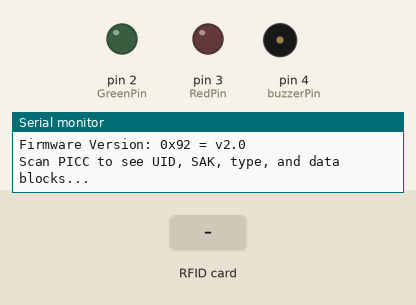
Simulated run of this sketch. Board: Arduino Uno, built with avr-gcc and run on an emulated ATmega328P. Shown: output pins drawn as LEDs (lit = HIGH), buzzer (waves = sounding), the last lines printed to the serial monitor. Inputs (shaded band) come from the test bench. EEPROM starts erased; the modem accepts every AT command (registered, SIM ready, sends succeed) and sends nothing else; pins used as bus, display or sensor lines are not drawn.

Above: at 1.3 s.
1.4 s: RFID card 13 4C 10 F5 held to the reader
At 1.82 s:
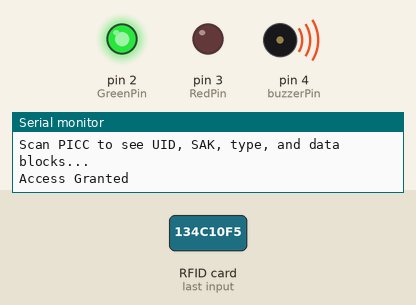
At 2.9 s:
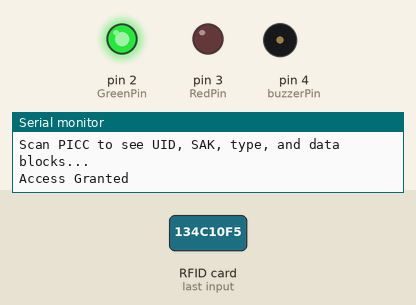
4.5 s: RFID card 5E 7A 19 C4 held to the reader
At 7.6 s:
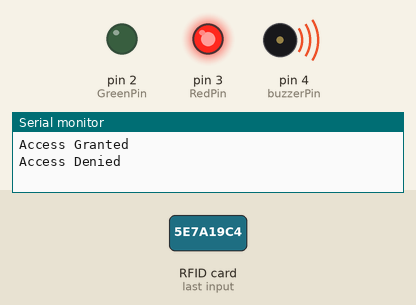
Timing chart, 0 to 9.4 s (numbered marks = the images above; inputs shaded):
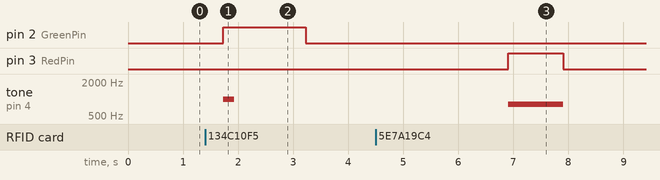

The sketch:

old_all_crt.ino
```cpp
#include <SPI.h>
#include <MFRC522.h>
#include <SoftwareSerial.h>
#include <EEPROM.h>

#define RST_PIN         9
#define SS_PIN          10

MFRC522 mfrc522(SS_PIN, RST_PIN);
byte accessUID[4] = {0x13, 0x4C, 0x10, 0xF5};
int GreenPin = 2;
int RedPin = 3;
int buzzerPin = 4;
int accessLimit = 2;  // Number of accesses allowed per day

SoftwareSerial mySerial(9, 10);  // RX, TX for GSM module

unsigned long lastAccessMillis = 0;
const long dayInterval = 86400000;  // One day in milliseconds

void setup() {
  pinMode(GreenPin, OUTPUT);
  pinMode(RedPin, OUTPUT);
  pinMode(buzzerPin, OUTPUT);
  digitalWrite(RedPin, LOW);
  digitalWrite(GreenPin, LOW);
  Serial.begin(9600);
  while (!Serial);

  SPI.begin();
  mfrc522.PCD_Init();
  delay(4);
  mfrc522.PCD_DumpVersionToSerial();
  Serial.println(F("Scan PICC to see UID, SAK, type, and data blocks..."));

  mySerial.begin(9600);
  delay(100);

  // Initialize EEPROM
  if (EEPROM.read(0) == 255) {
    EEPROM.write(0, 0);  // Initialize access count to 0
  }

  // Ensure LEDs are initially off
  digitalWrite(GreenPin, LOW);
  digitalWrite(RedPin, LOW);
}

void sendSMS(String message) {
  mySerial.println("AT+CMGF=1");
  delay(1000);
  mySerial.println("AT+CMGS=\"+919688113385\"\r");
  delay(1000);
  mySerial.println(message);
  delay(100);
  mySerial.println((char)26);
  delay(1000);
}

void updateAccessCount() {
  int accessCount = EEPROM.read(0);  // Read access count from EEPROM

  // Check if a new day has started
  if (millis() - lastAccessMillis >= dayInterval) {
    accessCount = 0;  // Reset the access count for the new day
    lastAccessMillis = millis();  // Update lastAccessMillis
  }

  accessCount++;  // Increment the access count

  EEPROM.write(0, accessCount);  // Write the updated access count to EEPROM
}

bool isCardValid() {
  int accessCount = EEPROM.read(0);  // Read access count from EEPROM
  return accessCount < accessLimit;
}

void accessGrantedAction() {
  Serial.println("Access Granted");

  if (isCardValid()) {
    updateAccessCount();  // Update the access count in EEPROM
    digitalWrite(GreenPin, HIGH);
    tone(buzzerPin, 1000, 200);
    delay(1500);
    digitalWrite(GreenPin, LOW);
    noTone(buzzerPin);

   // Serial.println("Sending SMS - Access Granted");

    // Send SMS for Access Granted
    sendSMS("Name:Sowmiya \n Access:Granted \n ");
  } else {
    Serial.println("Card limit exceeded - Access Denied");
    accessDeniedAction();  // Implement access denied action
  }

  // Ensure LEDs are turned off after actions are completed
  digitalWrite(GreenPin, LOW);
  digitalWrite(RedPin, LOW);
}

void accessDeniedAction() {
  Serial.println("Access Denied");
  digitalWrite(RedPin, HIGH);
  digitalWrite(buzzerPin, HIGH);
  tone(buzzerPin, 800, 1000);
  delay(1000);
  digitalWrite(RedPin, LOW);
  noTone(buzzerPin);

  //Serial.println("Sending SMS - Access Denied");
  // Send SMS for Access Denied
  sendSMS("Access Denied");

  // Ensure LEDs are turned off after actions are completed
  digitalWrite(GreenPin, LOW);
  digitalWrite(RedPin, LOW);
}

void loop() {
  delay(500);
  digitalWrite(GreenPin, LOW);
  digitalWrite(RedPin, LOW);
  if (!mfrc522.PICC_IsNewCardPresent()) {
    return;
  }
  if (!mfrc522.PICC_ReadCardSerial()) {
    return;
  }

  if (mfrc522.uid.uidByte[0] == accessUID[0] && mfrc522.uid.uidByte[1] == accessUID[1] && mfrc522.uid.uidByte[2] == accessUID[2] && mfrc522.uid.uidByte[3] == accessUID[3]) {
    accessGrantedAction();
  } else {
    accessDeniedAction();
  }

  mfrc522.PICC_HaltA();
}
```

Measured:
- after the input at 1.4 s, pin 2 (GreenPin): LOW → HIGH after 0.33 s, → LOW 1.5 s later; tone on pin 4 (buzzerPin): silent → 1000 Hz after 0.33 s, → silent 0.20 s later
- after the input at 4.5 s, pin 3 (RedPin): LOW → HIGH after 2.4 s, → LOW 1.0 s later; tone on pin 4 (buzzerPin): silent → 800 Hz after 2.4 s, → silent 1.0 s later
